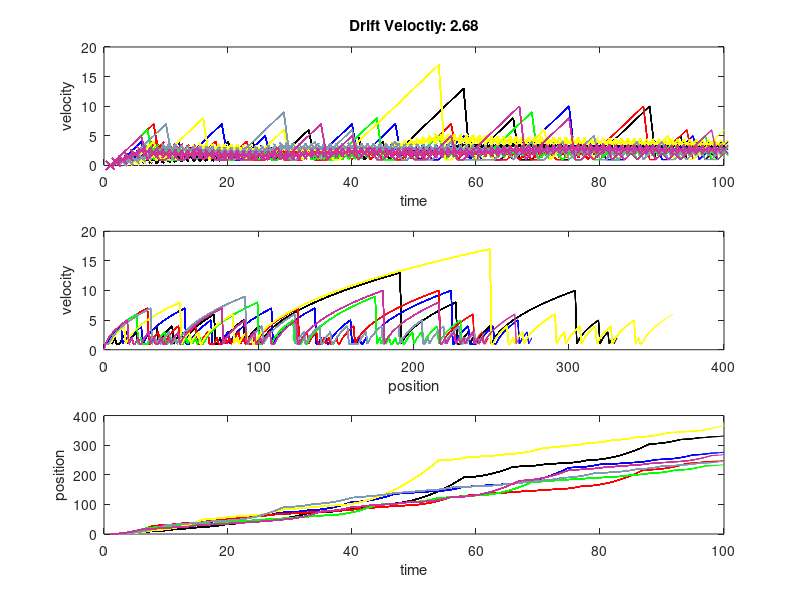

Reproduce this figure in MATLAB. (Note: this script raises an error after producing the figure.)



close all
clear all

xPos = 0; %xpos
Vx = 0;   %velocity
sumVel =0;    %Sum to calc drift vel

t =0;   %time
F =1;    %Force
m = 1;  %Mass

dt = 1;

nt = 100;

x =0;

a = F/m;

dvx = a*dt;

t = 1:100;

numSims =10;


V = zeros(1,nt);
xPos = zeros(1,nt);
driftVel = zeros(1,nt);

C = {'k','b','r','g','y',[.5 .6 .7],[.8 .2 .6]}; % Cell array of colours.


tao = 1;

for j =1:numSims


for i = 2:nt
    
    
    P = 1 - exp(-(rand()/1));
    
    r = rand();
    
    if r < P
        
        Vx = 0;
        
    end
    
    
    Vx = Vx + dvx;
    
    V(i) = Vx;
    
    sumVel = sumVel + Vx;
    driftVel(i) = sumVel/i;
    
    
    
    dx = Vx*dt;
    
    x = x + dx;
    
    xPos(i) = x;
    
    
    figure(1)
    subplot(3,1,1)
    plot(t(1:i),V(1:i),'color',C{j})
   plot(t(1:i), driftVel(1:i),'color',C{j},'marker','x')
    %plot(t,V)
   % plot(t, driftVel,'rx')
    title(['Drift Veloctiy: ' , num2str(driftVel(i))])
    xlabel('time')
    ylabel('velocity')
    hold on

     subplot(3,1,2)
    plot(xPos(1:i),V(1:i),'color',C{j})
    xlabel('position')
    ylabel('velocity')
    hold on 

   subplot(3,1,3)
   plot(t(1:i),xPos(1:i),'color',C{j})
   hold on 
   xlabel('time')
   ylabel('position')
    pause(.000001)
    
    
end

sumVel=0;
Vx =0;
x =0;

end

